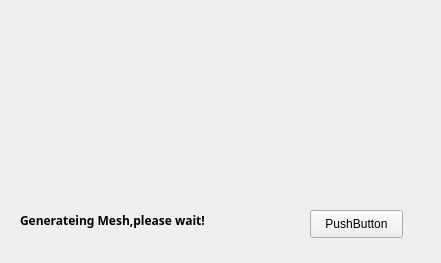
<?xml version="1.0" encoding="UTF-8"?>
<ui version="4.0">
 <class>ReportProcessingDialog</class>
 <widget class="QWidget" name="ReportProcessingDialog">
  <property name="windowModality">
   <enum>Qt::ApplicationModal</enum>
  </property>
  <property name="geometry">
   <rect>
    <x>0</x>
    <y>0</y>
    <width>441</width>
    <height>263</height>
   </rect>
  </property>
  <property name="sizeIncrement">
   <size>
    <width>359</width>
    <height>159</height>
   </size>
  </property>
  <property name="windowTitle">
   <string>Form</string>
  </property>
  <widget class="QLabel" name="movieLable">
   <property name="geometry">
    <rect>
     <x>10</x>
     <y>0</y>
     <width>441</width>
     <height>263</height>
    </rect>
   </property>
   <property name="text">
    <string/>
   </property>
  </widget>
  <widget class="QLabel" name="hintMsgLabel">
   <property name="geometry">
    <rect>
     <x>20</x>
     <y>210</y>
     <width>271</width>
     <height>20</height>
    </rect>
   </property>
   <property name="font">
    <font>
     <family>宋体</family>
     <pointsize>9</pointsize>
     <weight>75</weight>
     <bold>true</bold>
    </font>
   </property>
   <property name="frameShadow">
    <enum>QFrame::Plain</enum>
   </property>
   <property name="text">
    <string>Generateing Mesh,please wait!</string>
   </property>
  </widget>
  <widget class="QPushButton" name="cancelButton">
   <property name="geometry">
    <rect>
     <x>310</x>
     <y>210</y>
     <width>93</width>
     <height>28</height>
    </rect>
   </property>
   <property name="text">
    <string>PushButton</string>
   </property>
  </widget>
 </widget>
 <resources/>
 <connections/>
</ui>
